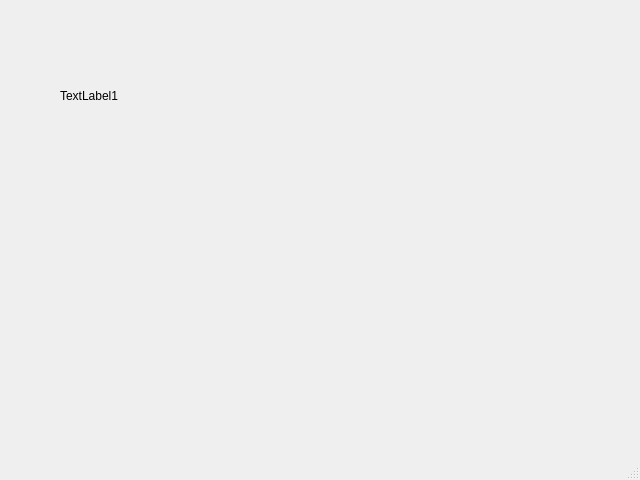
<?xml version="1.0" encoding="UTF-8"?>
<ui version="4.0">
 <class>MainWindow</class>
 <widget class="QMainWindow" name="MainWindow">
  <property name="geometry">
   <rect>
    <x>0</x>
    <y>0</y>
    <width>640</width>
    <height>480</height>
   </rect>
  </property>
  <property name="windowTitle">
   <string>MainWindow</string>
  </property>
  <widget class="QWidget" name="centralwidget">
   <widget class="QLabel" name="label">
    <property name="geometry">
     <rect>
      <x>60</x>
      <y>80</y>
      <width>81</width>
      <height>31</height>
     </rect>
    </property>
    <property name="text">
     <string>TextLabel1</string>
    </property>
   </widget>
  </widget>
  <widget class="QMenuBar" name="menubar">
   <property name="geometry">
    <rect>
     <x>0</x>
     <y>0</y>
     <width>640</width>
     <height>19</height>
    </rect>
   </property>
  </widget>
  <widget class="QStatusBar" name="statusbar"/>
 </widget>
 <resources/>
 <connections/>
</ui>
